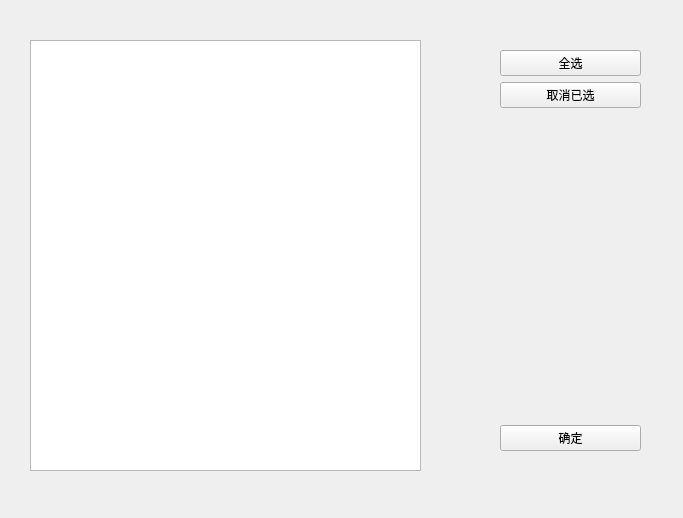
<?xml version="1.0" encoding="UTF-8"?>
<ui version="4.0">
 <class>ShareFile</class>
 <widget class="QWidget" name="ShareFile">
  <property name="geometry">
   <rect>
    <x>0</x>
    <y>0</y>
    <width>683</width>
    <height>518</height>
   </rect>
  </property>
  <property name="windowTitle">
   <string>Form</string>
  </property>
  <widget class="QListWidget" name="listWidget">
   <property name="geometry">
    <rect>
     <x>30</x>
     <y>40</y>
     <width>391</width>
     <height>431</height>
    </rect>
   </property>
   <property name="selectionMode">
    <enum>QAbstractItemView::MultiSelection</enum>
   </property>
  </widget>
  <widget class="QWidget" name="">
   <property name="geometry">
    <rect>
     <x>500</x>
     <y>50</y>
     <width>141</width>
     <height>401</height>
    </rect>
   </property>
   <layout class="QVBoxLayout" name="verticalLayout">
    <item>
     <widget class="QPushButton" name="ALLSelect_PB">
      <property name="text">
       <string>全选</string>
      </property>
     </widget>
    </item>
    <item>
     <widget class="QPushButton" name="cancelselect_PB">
      <property name="text">
       <string>取消已选</string>
      </property>
     </widget>
    </item>
    <item>
     <spacer name="verticalSpacer">
      <property name="orientation">
       <enum>Qt::Vertical</enum>
      </property>
      <property name="sizeHint" stdset="0">
       <size>
        <width>20</width>
        <height>40</height>
       </size>
      </property>
     </spacer>
    </item>
    <item>
     <widget class="QPushButton" name="ok_PB">
      <property name="text">
       <string>确定</string>
      </property>
     </widget>
    </item>
   </layout>
  </widget>
 </widget>
 <resources/>
 <connections/>
</ui>
